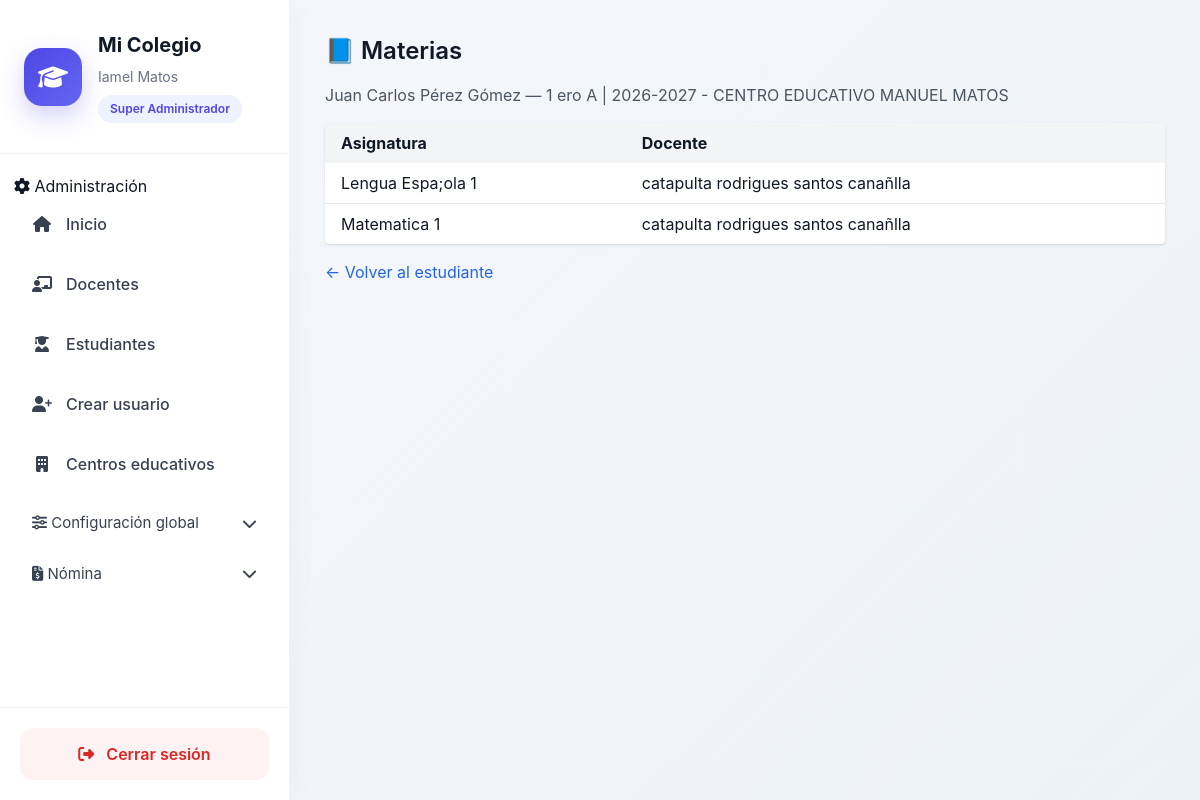
/estudiantes/inscripcion/18/asignaturas/ (signed in), run on the app's committed database.
### usuarios/models.py (models this page shows, shortened)
class Usuario(AbstractBaseUser, PermissionsMixin):
    ROLES = (
        ('superadmin', 'Super Administrador'),
        ('admin', 'Administrador'),
        ('secretaria', 'Secretaria'),
        ('docente', 'Docente'),
        ('estudiante', 'Estudiante'),
        ('director', 'Director'),
    )
    username = models.CharField(max_length=100, unique=True)
    email = models.EmailField(unique=True)
    first_name = models.CharField("Nombres", max_length=150)
    last_name = models.CharField("Apellidos", max_length=150)
    rol = models.CharField(
        max_length=20,
        choices=ROLES,
    )
    is_active = models.BooleanField(default=True)
    is_staff = models.BooleanField(default=False)
    fecha_creacion = models.DateTimeField(auto_now_add=True)
    objects = UsuarioManager()
    USERNAME_FIELD = "username"
    REQUIRED_FIELDS = ["email", "first_name", "last_name"]
    def get_full_name(self):
        return f"{self.first_name} {self.last_name}".strip()

### estudiantes/models.py (models this page shows, shortened)
class Inscripcion(models.Model):
    estudiante = models.ForeignKey(
        'estudiantes.Estudiante',
        on_delete=models.CASCADE
    )
    centro = models.ForeignKey(
        'core.CentroEducativo',
        on_delete=models.CASCADE
    )
    anio_escolar = models.ForeignKey(
        'core.AnioEscolar',
        on_delete=models.PROTECT
    )
    grado = models.ForeignKey(
        'academico.Grado',
        on_delete=models.PROTECT
    )
    seccion = models.ForeignKey(
        'academico.Seccion',
        on_delete=models.PROTECT
    )
    fecha = models.DateField(auto_now_add=True)
    class Meta:
        unique_together = ('estudiante', 'anio_escolar')

class Estudiante(models.Model):
    usuario = models.OneToOneField(
        'usuarios.Usuario',
        on_delete=models.CASCADE
    )
    centro = models.ForeignKey(
        'core.CentroEducativo',
        on_delete=models.CASCADE
    )
    matricula = models.CharField(max_length=50, unique=True)
    primer_nombre = models.CharField(max_length=100)
    segundo_nombre = models.CharField(max_length=100, blank=True, null=True)
    primer_apellido = models.CharField(max_length=100)
    segundo_apellido = models.CharField(max_length=100, blank=True, null=True)
    sexo = models.CharField(max_length=1, choices=[('M', 'Masculino'), ('F', 'Femenino')])
    fecha_nacimiento = models.DateField()
    lugar_nacimiento = models.CharField(max_length=150)
    nacionalidad = models.CharField(max_length=100)
    direccion = models.TextField()
    telefono = models.CharField(max_length=20, blank=True, null=True)
    nombre_tutor = models.CharField(max_length=200)
    cedula_tutor = models.CharField(max_length=13)
    telefono_tutor = models.CharField(max_length=20)
    parentesco_tutor = models.CharField(max_length=50)
    estado = models.CharField(
        max_length=20,
        choices=[('activo', 'Activo'), ('retirado', 'Retirado'), ('egresado', 'Egresado')],
        default='activo'
    )
    created_at = models.DateTimeField(auto_now_add=True)
    updated_at = models.DateTimeField(auto_now=True)
    def nombre_completo(self):
        return f"{self.primer_nombre} {self.segundo_nombre or ''} {self.primer_apellido} {self.segundo_apellido or ''}".strip()

### academico/models.py (models this page shows, shortened)
class Grado(models.Model):
    nivel = models.ForeignKey(Nivel, on_delete=models.CASCADE)
    nombre = models.CharField(max_length=50)

class Seccion(models.Model):
    grado = models.ForeignKey(Grado, on_delete=models.CASCADE)
    nombre = models.CharField(max_length=5)

class DocenteMateria(models.Model):
    docente = models.ForeignKey('docentes.Docente', on_delete=models.CASCADE)
    asignatura = models.ForeignKey(Asignatura, on_delete=models.CASCADE)
    grado = models.ForeignKey(Grado, on_delete=models.CASCADE)
    seccion = models.ForeignKey(Seccion, on_delete=models.CASCADE)
    anio_escolar = models.ForeignKey('core.AnioEscolar', on_delete=models.CASCADE)
    class Meta:
        unique_together = (
            'asignatura',
            'grado',
            'seccion',
            'anio_escolar'
        )

class Asignatura(models.Model):
    centro = models.ForeignKey('core.CentroEducativo', on_delete=models.CASCADE)
    area = models.ForeignKey(AreaCurricular, on_delete=models.PROTECT)
    nombre = models.CharField(max_length=150)

### core/models.py (models this page shows, shortened)
class AnioEscolar(models.Model):
    centro = models.ForeignKey(
        CentroEducativo,
        on_delete=models.CASCADE
    )
    nombre = models.CharField(max_length=9)  # 2024-2025
    fecha_inicio = models.DateField()
    fecha_fin = models.DateField()
    activo = models.BooleanField(default=False)
    class Meta:
        unique_together = ('centro', 'nombre')
    def __str__(self):
        return f"{self.nombre} - {self.centro.nombre}"

class CentroEducativo(models.Model):
    nombre = models.CharField(max_length=255)
    codigo_minerd = models.CharField(max_length=50, unique=True)
    direccion = models.TextField(blank=True)
    telefono = models.CharField(max_length=20, blank=True)
    email = models.EmailField(blank=True)
    activo = models.BooleanField(default=True)
    fecha_creacion = models.DateTimeField(auto_now_add=True)

### docentes/models.py (models this page shows, shortened)
class Docente(models.Model):
    usuario = models.OneToOneField(
        'usuarios.Usuario',
        on_delete=models.SET_NULL,
        null=True,
        blank=True
    )
    centro = models.ForeignKey(
        'core.CentroEducativo',
        on_delete=models.CASCADE
    )
    primer_nombre = models.CharField(max_length=100)
    segundo_nombre = models.CharField(max_length=100, blank=True, null=True)
    primer_apellido = models.CharField(max_length=100)
    segundo_apellido = models.CharField(max_length=100, blank=True, null=True)
    cedula = models.CharField(max_length=13, unique=True)
    sexo = models.CharField(max_length=1, choices=[('M', 'Masculino'), ('F', 'Femenino')])
    fecha_nacimiento = models.DateField()
    nacionalidad = models.CharField(max_length=100)
    direccion = models.TextField()
    telefono = models.CharField(max_length=20)
    correo_personal = models.EmailField(blank=True, null=True)
    codigo_docente_minerd = models.CharField(max_length=50, unique=True)
    area_especialidad = models.CharField(max_length=150)
    fecha_ingreso = models.DateField()
    tipo_contrato = models.CharField(
        max_length=20,
        choices=[('nombrado', 'Nombrado'), ('contratado', 'Contratado')]
    )
    tanda = models.CharField(
        max_length=20,
        choices=[('matutina', 'Matutina'), ('vespertina', 'Vespertina'), ('nocturna', 'Nocturna')]
    )
    estado = models.CharField(
        max_length=20,
        choices=[('activo', 'Activo'), ('inactivo', 'Inactivo')],
        default='activo'
    )
    created_at = models.DateTimeField(auto_now_add=True)
    updated_at = models.DateTimeField(auto_now=True)
    def nombre_completo(self):
        return f"{self.primer_nombre} {self.segundo_nombre or ''} {self.primer_apellido} {self.segundo_apellido or ''}".strip()

### estudiantes/views.py (the view)
@login_required
def inscripcion_asignaturas(request, inscripcion_id):
    centro = get_centro_activo(request)
    if not centro:
        return redirect('seleccionar_centro')
    inscripcion = get_object_or_404(
        Inscripcion,
        id=inscripcion_id,
        centro=centro
    )
    asignaciones = DocenteMateria.objects.filter(
        grado=inscripcion.grado,
        seccion=inscripcion.seccion,
        anio_escolar=inscripcion.anio_escolar
    ).select_related('asignatura', 'docente')
    print("INSCRIPCIÓN:", inscripcion.id)
    print("GRADO:", inscripcion.grado_id)
    print("SECCIÓN:", inscripcion.seccion_id)
    print("AÑO:", inscripcion.anio_escolar_id)
    print("DOCENTE MATERIA DISPONIBLES:")
    print(DocenteMateria.objects.values(
        'grado_id', 'seccion_id', 'anio_escolar_id'
    ))
    return render(
        request,
        'estudiantes/inscripcion_asignaturas.html',
        {
            'inscripcion': inscripcion,
            'asignaciones': asignaciones
        }
    )

### core/context_processors.py (called while the page is built)
def configuracion_centro(request):
    centro_id = request.session.get('centro_id')
    configuracion = None
    if centro_id:
        try:
            configuracion = ConfiguracionCentro.objects.get(
                centro_id=centro_id
            )
        except ConfiguracionCentro.DoesNotExist:
            pass
    return {
        'configuracion': configuracion
    }

### core/utils/session.py (called while the page is built)
def get_centro_activo(request):
    centro_id = request.session.get('centro_id')
    if not centro_id:
        return None
    try:
        return CentroEducativo.objects.get(id=centro_id)
    except CentroEducativo.DoesNotExist:
        return None

### estudiantes/templates/estudiantes/inscripcion_asignaturas.html (shortened to what this page needs)
{% extends "home.html" %}
{% block content %}
<div class="max-w-4xl mx-auto">
    <h2 class="text-2xl font-semibold mb-4">
        📘 Materias
    </h2>
    <p class="mb-4 text-gray-600">
        {{ inscripcion.estudiante.nombre_completo }} —
        {{ inscripcion.grado.nombre }} {{ inscripcion.seccion.nombre }} |
        {{ inscripcion.anio_escolar }}
    </p>
    <div class="bg-white shadow rounded overflow-hidden">
        <table class="w-full">
            <thead class="bg-gray-100">
                <tr>
                    <th class="px-4 py-2 text-left">Asignatura</th>
                    <th class="px-4 py-2 text-left">Docente</th>
                </tr>
            </thead>
            <tbody class="divide-y">
                {% for a in asignaciones %}
                <tr>
                    <td class="px-4 py-2">
                        {{ a.asignatura.nombre }}
                    </td>
                    <td class="px-4 py-2">
                        {{ a.docente.nombre_completo|default:"—" }}
                    </td>
                </tr>
                {% empty %}
                <tr>
                    <td colspan="2" class="px-4 py-3 text-gray-500 text-center">
                        No hay materias asignadas
                    </td>
                </tr>
                {% endfor %}
            </tbody>
        </table>
    </div>
    <a href="{% url 'estudiante_detail' inscripcion.estudiante.id %}"
       class="inline-block mt-4 text-blue-600 hover:underline">
        ← Volver al estudiante
    </a>
</div>
{% endblock %}

### core/templates/home.html (shortened to what this page needs)
<!DOCTYPE html>
<html lang="es">
  {% load static %}
  <head>
    <script src="https://cdn.tailwindcss.com"></script>
    <link rel="stylesheet" href="https://cdnjs.cloudflare.com/ajax/libs/font-awesome/6.5.0/css/all.min.css" />
    <link rel="stylesheet" href="{% static 'css/dashboard.css' %}" />
  </head>
  <body class="dashboard-body">
    <div class="dashboard-layout">
      <aside class="sidebar">
        <div class="sidebar-header">
          <div class="sidebar-logo">
            <i class="fas fa-graduation-cap"></i>
          </div>
          <div>
            <h1 class="sidebar-title">Mi Colegio</h1>
            <p class="sidebar-user">{{ request.user.get_full_name }}</p>
            <span class="sidebar-role">{{ request.user.get_rol_display }}</span>
          </div>
        </div>
        <nav class="sidebar-nav">
          {% if request.user.is_authenticated %}
            {% if request.user.rol == 'admin' or request.user.rol == 'superadmin' or request.user.is_superuser %}
              <div class="sidebar-section">
                <span>
                  <i class="fas fa-cog"></i>
                  Administración
                </span>
              </div>
              <a href="{% url 'core:home' %}" class="sidebar-link">
                <i class="fas fa-home"></i>
                <span>Inicio</span>
              </a>
              <a href="{% url 'docente_list' %}" class="sidebar-link">
                <i class="fas fa-chalkboard-teacher"></i>
                <span>Docentes</span>
              </a>
              <a href="{% url 'estudiante_list' %}" class="sidebar-link">
                <i class="fas fa-user-graduate"></i>
                <span>Estudiantes</span>
              </a>
              <a href="{% url 'usuarios:crear_miembro' %}" class="sidebar-link">
                <i class="fas fa-user-plus"></i>
                <span>Crear usuario</span>
              </a>
              <a href="{% url 'core:centro_list' %}" class="sidebar-link">
                <i class="fas fa-building"></i>
                <span>Centros educativos</span>
              </a>
              <button type="button" onclick="toggleMenu('menu-configuracion')" class="menu-toggle">
                <div>
                  <i class="fas fa-sliders"></i>
                  <span>Configuración global</span>
                </div>
                <i class="fas fa-chevron-down"></i>
              </button>
            {% endif %}
{% if configuracion and configuracion.modulo_nomina %}
<button type="button"
        onclick="toggleMenu('menu-nomina')"
        class="menu-toggle">
    <div>
        <i class="fas fa-file-invoice-dollar"></i>
        <span>Nómina</span>
    </div>
    <i class="fas fa-chevron-down"></i>
</button>
{% endif %}
          {% endif %}
        </nav>
        <div class="sidebar-footer">
          <a href="{% url 'usuarios:logout' %}" class="logout-btn">
            <i class="fas fa-sign-out-alt"></i>
            <span>Cerrar sesión</span>
          </a>
        </div>
      </aside>
      <main class="main-content">
        {% block content %}
        {% endblock %}
      </main>
    </div>
  </body>
</html>

### static/css/dashboard.css (style rules this page uses)
body.dashboard-body { margin: 0; background: linear-gradient( 135deg, #f5f7fb, #edf2f7 ); font-family: "Inter", sans-serif; color: #111827; }
.dashboard-layout { display: flex; min-height: 100vh; }
.sidebar { width: 290px; background: #ffffff; border-right: 1px solid #edf2f7; display: flex; flex-direction: column; justify-content: space-between; box-shadow: 0 0 30px rgba(0,0,0,.04); }
.sidebar-header { padding: 30px 24px; border-bottom: 1px solid #f1f5f9; display: flex; gap: 16px; align-items: center; }
.sidebar-logo { width: 58px; height: 58px; border-radius: 18px; background: linear-gradient( 135deg, #4f46e5, #6366f1 ); display: flex; align-items: center; justify-content: center; color: white; font-size: 24px; box-shadow: 0 10px 25px rgba(79,70,229,.25); }
.sidebar-title { font-size: 20px; font-weight: 700; margin: 0; }
.sidebar-user { margin-top: 6px; font-size: 14px; color: #6b7280; }
.sidebar-role { display: inline-block; margin-top: 8px; background: #eef2ff; color: #4f46e5; padding: 5px 12px; border-radius: 999px; font-size: 12px; font-weight: 600; }
.sidebar-nav { padding: 20px 14px; flex: 1; overflow-y: auto; }
.sidebar-link { display: flex; align-items: center; gap: 14px; padding: 14px 18px; border-radius: 14px; text-decoration: none; color: #374151; margin-bottom: 8px; transition: all .25s ease; font-weight: 500; }
.sidebar-link i { width: 20px; text-align: center; }
.menu-toggle { width: 100%; border: none; background: transparent; display: flex; justify-content: space-between; align-items: center; padding: 14px 18px; border-radius: 14px; cursor: pointer; color: #374151; font-size: 15px; transition: all .25s ease; }
.sidebar-footer { padding: 20px; border-top: 1px solid #f1f5f9; }
.logout-btn { display: flex; align-items: center; justify-content: center; gap: 12px; background: #fef2f2; color: #dc2626; text-decoration: none; padding: 14px; border-radius: 14px; font-weight: 600; transition: all .25s ease; }
.main-content { flex: 1; padding: 35px; overflow-y: auto; }

### data on the page
Usuario: user.get_full_name "Iamel Matos", user.rol "Super Administrador"
Inscripcion: estudiante.nombre_completo "Juan Carlos Pérez Gómez", grado.nombre "1 ero", seccion.nombre "A", anio_escolar "2026-2027 - CENTRO EDUCATIVO MANUEL MATOS"
DocenteMateria: asignatura.nombre "Lengua Espa;ola 1", docente.nombre_completo "catapulta rodrigues santos canañlla"
DocenteMateria: asignatura.nombre "Matematica 1", docente.nombre_completo "catapulta rodrigues santos canañlla"
